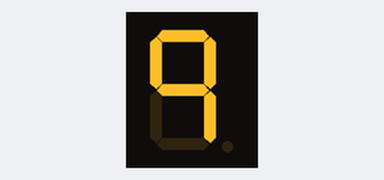
This sketch was run on a simulated Arduino Uno, built with avr-gcc and run on an emulated ATmega328P. On the bench: 1-digit seven-segment display. Wiring (inferred from the names in the program): 1-digit 7-segment display, segments lit when LOW: segments pin 12, pin 13, pin 8, pin 9, pin 10, pin 11, pin 7. The segment pins are drawn as the display they are named for.

Above: at 0.1 s.
At 1.1 s:
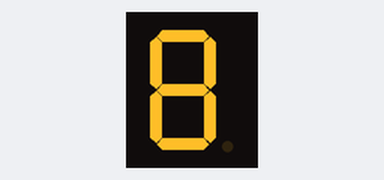
At 2.1 s:
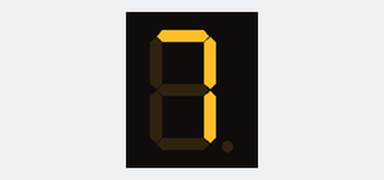
At 4.1 s:
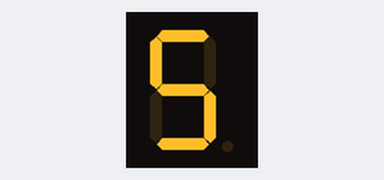
At 6.1 s:
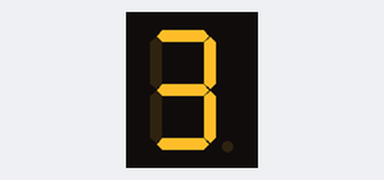
At 9.1 s:
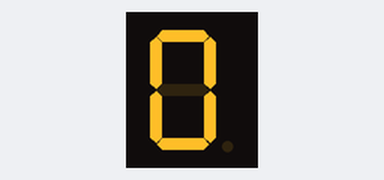

The sketch:

CountdownTimer.ino
```cpp
int a = 12;                     // initialization of the variables that will be the values of the pin

int b = 13;

int c = 8;

int d = 9;

int e = 10;

int f = 11;

int g = 7;

void setup()

{

  pinMode(a, OUTPUT);          // initialization of the arduino OUTPUT pins

  pinMode(b, OUTPUT);

  pinMode(c, OUTPUT);

  pinMode(d, OUTPUT);

  pinMode(e, OUTPUT);

  pinMode(f, OUTPUT);

  pinMode(g, OUTPUT);


}

void nine_dig() {             // function called nine_dig: this function will display the digit 9

  digitalWrite(a,LOW);          //to turn a pin on, it has to have a LOW digitalWrite
  digitalWrite(b,LOW);
  digitalWrite(c,LOW);
  digitalWrite(d,HIGH);         //to turn a pin off, it has to have a HIGH digitalWrite
  digitalWrite(e,HIGH);
  digitalWrite(f,LOW);
  digitalWrite(g,LOW);

  delay(1000);

  digitalWrite(a,LOW);          //to turn a pin on, it has to have a LOW digitalWrite
  digitalWrite(b,LOW);
  digitalWrite(c,LOW);
  digitalWrite(d,LOW);         //to turn a pin off, it has to have a HIGH digitalWrite
  digitalWrite(e,LOW);
  digitalWrite(f,LOW);
  digitalWrite(g,LOW);

  delay(1000);

  digitalWrite(a,LOW);          //to turn a pin on, it has to have a LOW digitalWrite
  digitalWrite(b,LOW);
  digitalWrite(c,LOW);
  digitalWrite(d,HIGH);         //to turn a pin off, it has to have a HIGH digitalWrite
  digitalWrite(e,HIGH);
  digitalWrite(f,HIGH);
  digitalWrite(g,HIGH);

  delay(1000);

  digitalWrite(a,LOW);          //to turn a pin on, it has to have a LOW digitalWrite
  digitalWrite(b,HIGH);
  digitalWrite(c,LOW);
  digitalWrite(d,LOW);         //to turn a pin off, it has to have a HIGH digitalWrite
  digitalWrite(e,LOW);
  digitalWrite(f,LOW);
  digitalWrite(g,LOW);

  delay(1000);

  digitalWrite(a,LOW);          //to turn a pin on, it has to have a LOW digitalWrite
  digitalWrite(b,HIGH);
  digitalWrite(c,LOW);
  digitalWrite(d,LOW);         //to turn a pin off, it has to have a HIGH digitalWrite
  digitalWrite(e,HIGH);
  digitalWrite(f,LOW);
  digitalWrite(g,LOW);

  delay(1000);

  digitalWrite(a,HIGH);          //to turn a pin on, it has to have a LOW digitalWrite
  digitalWrite(b,LOW);
  digitalWrite(c,LOW);
  digitalWrite(d,HIGH);         //to turn a pin off, it has to have a HIGH digitalWrite
  digitalWrite(e,HIGH);
  digitalWrite(f,LOW);
  digitalWrite(g,LOW);

  delay(1000);

  digitalWrite(a,LOW);          //to turn a pin on, it has to have a LOW digitalWrite
  digitalWrite(b,LOW);
  digitalWrite(c,LOW);
  digitalWrite(d,LOW);         //to turn a pin off, it has to have a HIGH digitalWrite
  digitalWrite(e,HIGH);
  digitalWrite(f,HIGH);
  digitalWrite(g,LOW);

  delay(1000);

  digitalWrite(a,LOW);          //to turn a pin on, it has to have a LOW digitalWrite
  digitalWrite(b,LOW);
  digitalWrite(c,HIGH);
  digitalWrite(d,LOW);         //to turn a pin off, it has to have a HIGH digitalWrite
  digitalWrite(e,LOW);
  digitalWrite(f,HIGH);
  digitalWrite(g,LOW);

  delay(1000);

  digitalWrite(a,HIGH);          //to turn a pin on, it has to have a LOW digitalWrite
  digitalWrite(b,LOW);
  digitalWrite(c,LOW);
  digitalWrite(d,HIGH);         //to turn a pin off, it has to have a HIGH digitalWrite
  digitalWrite(e,HIGH);
  digitalWrite(f,HIGH);
  digitalWrite(g,HIGH);

  delay(1000);

  digitalWrite(a,LOW);          //to turn a pin on, it has to have a LOW digitalWrite
  digitalWrite(b,LOW);
  digitalWrite(c,LOW);
  digitalWrite(d,LOW);         //to turn a pin off, it has to have a HIGH digitalWrite
  digitalWrite(e,LOW);
  digitalWrite(f,LOW);
  digitalWrite(g,HIGH);

  delay(1000);

}


void loop()

{

  nine_dig();             //call a function and print the digit 9


}
```

Measured:
- by itself, everything shown: repeats every 10.0 s, in 10 steps
- what the display in image 1 shows lasts 1.0 s, from 1.0 s to 2.0 s
